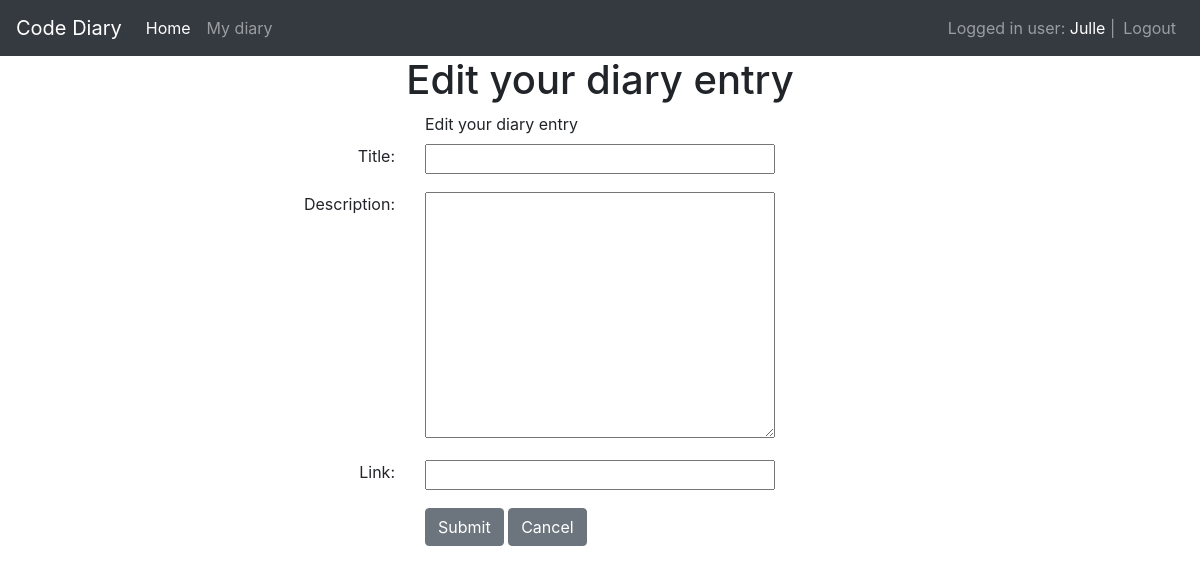
The app's page /diaries/edit/7 (signed in), older data.
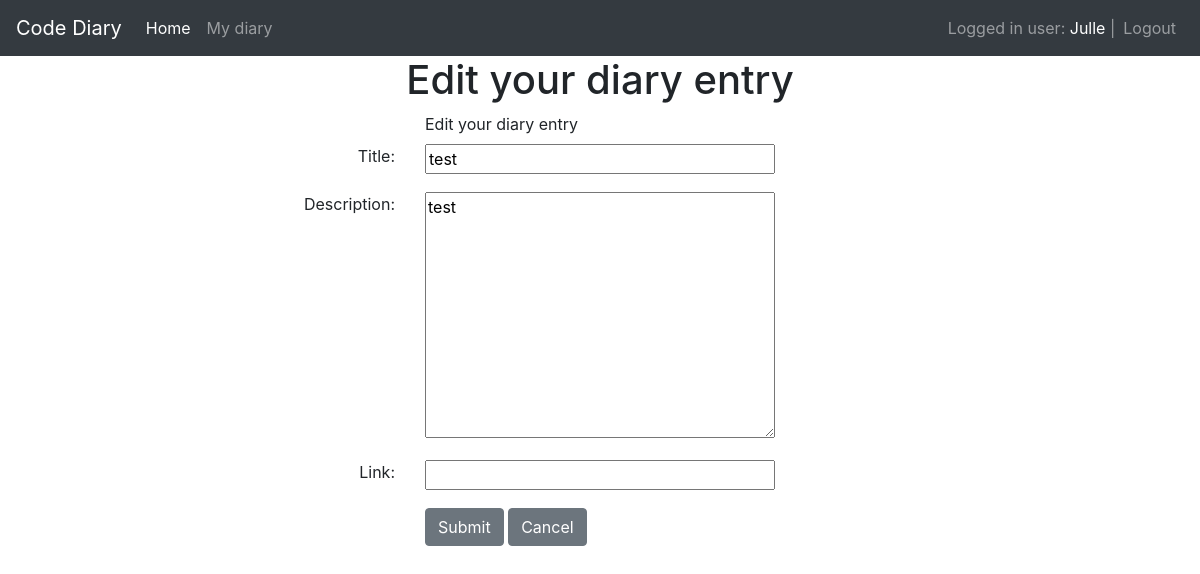
The same page, newer data.
### app/models/diaries.py (models this page shows, shortened)
class Diary(db.Model):
    id = db.Column(db.Integer, primary_key=True)
    title = db.Column(db.String(100), nullable=False)
    description = db.Column(db.String(500))
    link = db.Column(db.String(256))
    created_date = db.Column(db.DateTime, default=datetime.now)  # new field
    user_id = db.Column(db.Integer, db.ForeignKey('user.id'), nullable=False)

### app/views/diaries.py (the view, shortened to what this page needs)
@diary_blueprint.route('/edit/<string:diary_id>', methods=['GET', 'POST'])
@login_required
def edit_diary(diary_id):
    diary = load_diary(diary_id)
    return render_template('diaries/edit.html', diary=diary)

### app/views/diaries.py (called while the page is built)
def load_diary(diary_id):
    diary = Diary.query.filter_by(id=diary_id).first()
    return diary

### app/views/users.py (called while the page is built)
@login_manager.user_loader
def load_user(user_id):
    return User.query.get(int(user_id))

### app/templates/diaries/edit.html
{% extends 'base.html' %}
{% block content %}
    <div class="container text-center">
        <h1>Edit your diary entry</h1>
        <div>
            <form method="POST">
                <div class="row">
                    <div class="col-sm"></div>
                    <div class="col-md text-left">
                        <label for="Diary Creation">Edit your diary entry</label>
                    </div>
                    <div class="col-sm"></div>
                </div>
                <div class="form-group">
                    <div class="row">
                        <div class="col-sm text-right">
                            <label for="title">Title: </label>
                        </div>
                        <div class="col-md text-left">
                            <input class="w-100" type="text" name="title" value="{{ diary.title }}">
                        </div>
                        <div class="col-sm"></div>
                    </div>
                </div>
                <div class="form-group">
                    <div class="row">
                        <div class="col-sm text-right">
                            <label for="description">Description: </label>
                        </div>
                        <div class="col-md text-left">
                            <textarea class="w-100" name="description" rows="10">{{ diary.description }}</textarea>
                        </div>
                        <div class="col-sm"></div>
                    </div>
                </div>
                <div class="form-group">
                    <div class="row">
                        <div class="col-sm text-right">
                            <label for="link">Link: </label>
                        </div>
                        <div class="col-md text-left">
                            <input class="w-100" type="url" name="link" value="{{ diary.link }}">
                        </div>
                        <div class="col-sm"></div>
                    </div>
                </div>
                <div class="form-group">
                    <div class="row">
                        <div class="col-sm text-right"></div>
                        <div class="col-md text-left">
                            <button class="btn btn-secondary" type="submit" value="Submit">Submit</button>
                            <a class="btn btn-secondary" href="{{ url_for('diaries.index') }}" role="button">Cancel</a>
                        </div>
                        <div class="col-sm"></div>
                    </div>
                </div>
            </form>
        </div>
    </div>
{% endblock %}

Row changes from the older to the newer data that the page shows:
added Diary: title "test", description "test"
